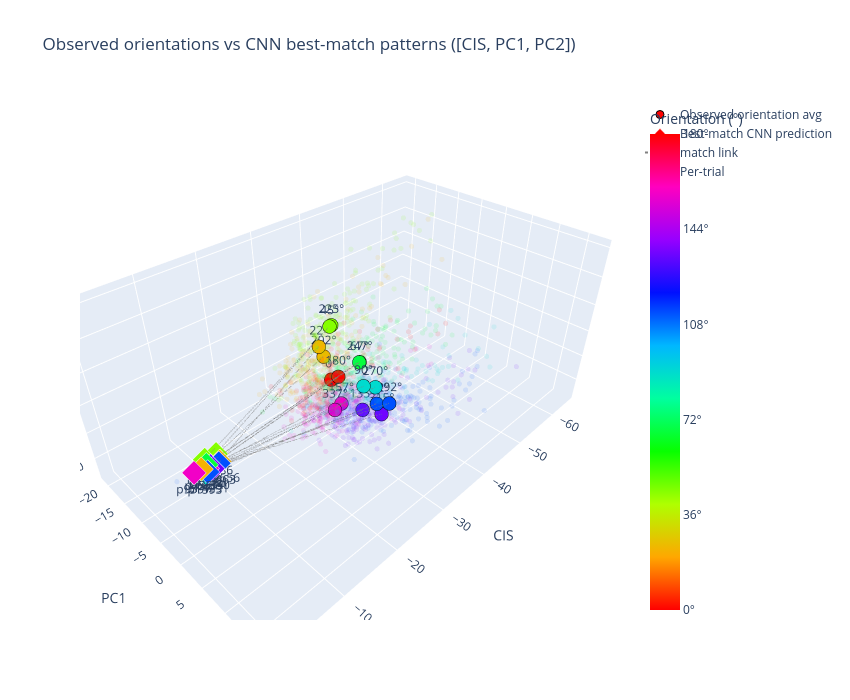

Notebook cell for this chart:
### Code cell
# Overlay the CNN-predicted responses for each orientation's best-match pattern
# onto the same [CIS, PC1, PC2] axes used for sum_responses earlier.
import plotly.graph_objects as go

# Reuse `proj` from the orientation plot (CIS + PC1/PC2 of orientation means).
# coords: orientation averages.  pred_coords: best-match CNN predictions.
coords       = X @ proj                                  # (n_orient, 3) -- recomputed for clarity
pred_coords  = pred_total[best_idx] @ proj               # (n_orient, 3)

doubled = (np.array(visual_orientation_degs) * 2) % 360

fig = go.Figure()

# Orientation averages (observed visual responses).
fig.add_trace(go.Scatter3d(
    x=coords[:, 0], y=coords[:, 1], z=coords[:, 2],
    mode='markers+text',
    marker=dict(size=8, color=doubled, colorscale='HSV', cmin=0, cmax=360,
                line=dict(color='black', width=1),
                colorbar=dict(title='Orientation (°)',
                              tickvals=np.arange(0, 361, 72),
                              ticktext=[f'{int(v/2)}°' for v in np.arange(0, 361, 72)])),
    text=[f'{int(o)}°' for o in visual_orientation_degs],
    textposition='top center',
    name='Observed orientation avg',
))

# Best-match CNN predictions (one per orientation).
fig.add_trace(go.Scatter3d(
    x=pred_coords[:, 0], y=pred_coords[:, 1], z=pred_coords[:, 2],
    mode='markers+text',
    marker=dict(size=8, color=doubled, colorscale='HSV', cmin=0, cmax=360,
                symbol='diamond',
                line=dict(color='white', width=1)),
    text=[f'p{int(p)}' for p in best_idx],
    textposition='bottom center',
    name='Best-match CNN prediction',
))

# Connect each orientation to its matched prediction.
for o in range(len(visual_orientation_degs)):
    fig.add_trace(go.Scatter3d(
        x=[coords[o, 0], pred_coords[o, 0]],
        y=[coords[o, 1], pred_coords[o, 1]],
        z=[coords[o, 2], pred_coords[o, 2]],
        mode='lines',
        line=dict(color='gray', width=2, dash='dot'),
        showlegend=(o == 0), name='match link',
        hoverinfo='skip',
    ))

fig.update_layout(
    title='Observed orientations vs CNN best-match patterns ([CIS, PC1, PC2])',
    scene=dict(xaxis_title='CIS', yaxis_title='PC1', zaxis_title='PC2',
               aspectmode='data'),
    width=850, height=700,
)
# Per-trial points overlay: low-alpha cloud showing CIS variation across trials.
trial_coords  = []
trial_doubled = []
for o_idx, orientation in enumerate(visual_orientation_degs):
    trial_times = visual_trial_df[visual_trial_df['orientation'] == orientation]['timestamp'].values[:N_VIS_TRIALS]
    for t_time in trial_times:
        trial_spikes = visual_spikes[(visual_spikes['timestamp'] >= t_time) &
                                     (visual_spikes['timestamp'] <  t_time + WINDOW_LEN)]
        x_trial = np.zeros(n_neurons)
        if not trial_spikes.empty:
            counts = trial_spikes.groupby('neuron_id').size()
            for nid, c in counts.items():
                if nid in neuron_to_idx:
                    x_trial[neuron_to_idx[nid]] = c
        trial_coords.append(x_trial @ proj)
        trial_doubled.append((int(orientation) * 2) % 360)
trial_coords  = np.array(trial_coords)
trial_doubled = np.array(trial_doubled)

fig.add_trace(go.Scatter3d(
    x=trial_coords[:, 0], y=trial_coords[:, 1], z=trial_coords[:, 2],
    mode='markers',
    marker=dict(size=3, color=trial_doubled, colorscale='HSV',
                cmin=0, cmax=360, opacity=0.1, line=dict(width=0)),
    name='Per-trial', hoverinfo='skip',
))

fig.show()

### Figure 1 — Plotly figure (JSON) as saved in the notebook; plotly's stock layout.template omitted (floating-point values rounded to 4 significant figures; data arrays with more than 128 entries replaced by an {"elided": "..."} marker saying what was removed)
{"data": [{"marker": {"cmax": 360, "cmin": 0, "color": [0.0, 45.0, 90.0, 135.0, 180.0, 225.0, 270.0, 315.0, 0.0, 45.0, 90.0, 135.0, 180.0, 225.0, 270.0, 315.0], "colorbar": {"ticktext": ["0°", "36°", "72°", "108°", "144°", "180°"], "tickvals": [0, 72, 144, 216, 288, 360], "title": {"text": "Orientation (°)"}}, "colorscale": [[0, "#ff0000"], [0.1111, "#ffa700"], [0.2222, "#afff00"], [0.3333, "#08ff00"], [0.4444, "#00ff9f"], [0.5556, "#00b7ff"], [0.6667, "#0010ff"], [0.7778, "#9700ff"], [0.8889, "#ff00bf"], [1, "#ff0000"]], "line": {"color": "black", "width": 1}, "size": 8}, "mode": "markers+text", "name": "Observed orientation avg", "text": ["0°", "22°", "45°", "67°", "90°", "112°", "135°", "157°", "180°", "202°", "225°", "247°", "270°", "292°", "315°", "337°"], "textposition": "top center", "type": "scatter3d", "x": [-30.86, -30.82, -30.16, -28.99, -26.69, -28.18, -29.37, -29.63, -31.33, -31.02, -31.01, -29.08, -28.3, -29.29, -31.47, -27.44], "y": [-5.602, -8.218, -4.904, 2.452, 5.552, 6.754, 2.825, -2.036, -4.435, -7.404, -5.425, 2.439, 6.293, 8.127, 4.768, -1.184], "z": [-3.925, 1.143, 6.647, 4.454, 3.13, -0.1757, -4.283, -6.02, -2.983, -0.4288, 6.248, 4.434, 2.47, 0.04792, -5.227, -5.531]}, {"marker": {"cmax": 360, "cmin": 0, "color": [0.0, 45.0, 90.0, 135.0, 180.0, 225.0, 270.0, 315.0, 0.0, 45.0, 90.0, 135.0, 180.0, 225.0, 270.0, 315.0], "colorscale": [[0, "#ff0000"], [0.1111, "#ffa700"], [0.2222, "#afff00"], [0.3333, "#08ff00"], [0.4444, "#00ff9f"], [0.5556, "#00b7ff"], [0.6667, "#0010ff"], [0.7778, "#9700ff"], [0.8889, "#ff00bf"], [1, "#ff0000"]], "line": {"color": "white", "width": 1}, "size": 8, "symbol": "diamond"}, "mode": "markers+text", "name": "Best-match CNN prediction", "text": ["p4381", "p12656", "p9986", "p5234", "p5234", "p14291", "p8350", "p9597", "p5234", "p4381", "p6697", "p1035", "p1593", "p4063", "p3491", "p5234"], "textposition": "bottom center", "type": "scatter3d", "x": [-3.101, -5.835, -6.103, -3.833, -3.833, -3.665, -4.364, -2.242, -3.833, -3.101, -4.411, -3.914, -3.413, -5.357, -4.513, -3.833], "y": [0.6526, 0.5058, -0.5772, 0.8153, 0.8153, 1.058, 1.192, 0.2786, 0.8153, 0.6526, -0.6022, 0.5751, 0.8852, 1.098, 0.4355, 0.8153], "z": [0.4262, -0.2459, 0.1292, 0.1538, 0.1538, -0.1729, 0.0004713, 0.1161, 0.1538, 0.4262, 0.2517, 0.5499, -0.3328, 0.1726, -0.1806, 0.1538]}, {"hoverinfo": "skip", "line": {"color": "gray", "dash": "dot", "width": 2}, "mode": "lines", "name": "match link", "showlegend": true, "type": "scatter3d", "x": [-30.86, -3.101], "y": [-5.602, 0.6526], "z": [-3.925, 0.4262]}, {"hoverinfo": "skip", "line": {"color": "gray", "dash": "dot", "width": 2}, "mode": "lines", "name": "match link", "showlegend": false, "type": "scatter3d", "x": [-30.82, -5.835], "y": [-8.218, 0.5058], "z": [1.143, -0.2459]}, {"hoverinfo": "skip", "line": {"color": "gray", "dash": "dot", "width": 2}, "mode": "lines", "name": "match link", "showlegend": false, "type": "scatter3d", "x": [-30.16, -6.103], "y": [-4.904, -0.5772], "z": [6.647, 0.1292]}, {"hoverinfo": "skip", "line": {"color": "gray", "dash": "dot", "width": 2}, "mode": "lines", "name": "match link", "showlegend": false, "type": "scatter3d", "x": [-28.99, -3.833], "y": [2.452, 0.8153], "z": [4.454, 0.1538]}, {"hoverinfo": "skip", "line": {"color": "gray", "dash": "dot", "width": 2}, "mode": "lines", "name": "match link", "showlegend": false, "type": "scatter3d", "x": [-26.69, -3.833], "y": [5.552, 0.8153], "z": [3.13, 0.1538]}, {"hoverinfo": "skip", "line": {"color": "gray", "dash": "dot", "width": 2}, "mode": "lines", "name": "match link", "showlegend": false, "type": "scatter3d", "x": [-28.18, -3.665], "y": [6.754, 1.058], "z": [-0.1757, -0.1729]}, {"hoverinfo": "skip", "line": {"color": "gray", "dash": "dot", "width": 2}, "mode": "lines", "name": "match link", "showlegend": false, "type": "scatter3d", "x": [-29.37, -4.364], "y": [2.825, 1.192], "z": [-4.283, 0.0004713]}, {"hoverinfo": "skip", "line": {"color": "gray", "dash": "dot", "width": 2}, "mode": "lines", "name": "match link", "showlegend": false, "type": "scatter3d", "x": [-29.63, -2.242], "y": [-2.036, 0.2786], "z": [-6.02, 0.1161]}, {"hoverinfo": "skip", "line": {"color": "gray", "dash": "dot", "width": 2}, "mode": "lines", "name": "match link", "showlegend": false, "type": "scatter3d", "x": [-31.33, -3.833], "y": [-4.435, 0.8153], "z": [-2.983, 0.1538]}, {"hoverinfo": "skip", "line": {"color": "gray", "dash": "dot", "width": 2}, "mode": "lines", "name": "match link", "showlegend": false, "type": "scatter3d", "x": [-31.02, -3.101], "y": [-7.404, 0.6526], "z": [-0.4288, 0.4262]}, {"hoverinfo": "skip", "line": {"color": "gray", "dash": "dot", "width": 2}, "mode": "lines", "name": "match link", "showlegend": false, "type": "scatter3d", "x": [-31.01, -4.411], "y": [-5.425, -0.6022], "z": [6.248, 0.2517]}, {"hoverinfo": "skip", "line": {"color": "gray", "dash": "dot", "width": 2}, "mode": "lines", "name": "match link", "showlegend": false, "type": "scatter3d", "x": [-29.08, -3.914], "y": [2.439, 0.5751], "z": [4.434, 0.5499]}, {"hoverinfo": "skip", "line": {"color": "gray", "dash": "dot", "width": 2}, "mode": "lines", "name": "match link", "showlegend": false, "type": "scatter3d", "x": [-28.3, -3.413], "y": [6.293, 0.8852], "z": [2.47, -0.3328]}, {"hoverinfo": "skip", "line": {"color": "gray", "dash": "dot", "width": 2}, "mode": "lines", "name": "match link", "showlegend": false, "type": "scatter3d", "x": [-29.29, -5.357], "y": [8.127, 1.098], "z": [0.04792, 0.1726]}, {"hoverinfo": "skip", "line": {"color": "gray", "dash": "dot", "width": 2}, "mode": "lines", "name": "match link", "showlegend": false, "type": "scatter3d", "x": [-31.47, -4.513], "y": [4.768, 0.4355], "z": [-5.227, -0.1806]}, {"hoverinfo": "skip", "line": {"color": "gray", "dash": "dot", "width": 2}, "mode": "lines", "name": "match link", "showlegend": false, "type": "scatter3d", "x": [-27.44, -3.833], "y": [-1.184, 0.8153], "z": [-5.531, 0.1538]}, {"hoverinfo": "skip", "marker": {"cmax": 360, "cmin": 0, "color": {"elided": "1600 int values"}, "colorscale": [[0, "#ff0000"], [0.1111, "#ffa700"], [0.2222, "#afff00"], [0.3333, "#08ff00"], [0.4444, "#00ff9f"], [0.5556, "#00b7ff"], [0.6667, "#0010ff"], [0.7778, "#9700ff"], [0.8889, "#ff00bf"], [1, "#ff0000"]], "line": {"width": 0}, "opacity": 0.1, "size": 3}, "mode": "markers", "name": "Per-trial", "type": "scatter3d", "x": {"elided": "1600 float values"}, "y": {"elided": "1600 float values"}, "z": {"elided": "1600 float values"}}], "layout": {"height": 700, "scene": {"aspectmode": "data", "xaxis": {"title": {"text": "CIS"}}, "yaxis": {"title": {"text": "PC1"}}, "zaxis": {"title": {"text": "PC2"}}}, "title": {"text": "Observed orientations vs CNN best-match patterns ([CIS, PC1, PC2])"}, "width": 850}}
